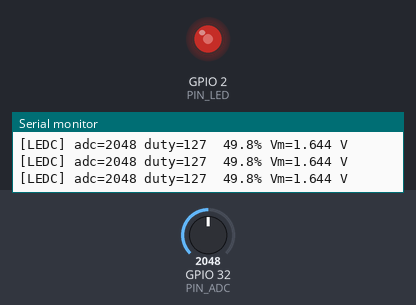
Bench run of a program on a simulated ESP32. On the bench: output pins drawn as LEDs (lit = HIGH), the last lines printed to the serial monitor. The test bench sets the inputs (shaded band); at power-on: GPIO 32 (PIN_ADC) = 2048.

Above: at 1.3 s.
1.4 s: GPIO 32 (PIN_ADC) set to 1642
At 1.7 s:
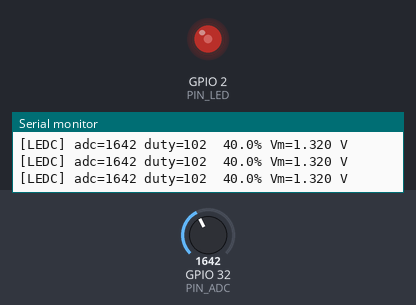
2.9 s: GPIO 32 (PIN_ADC) set to 1544
At 4.2 s:
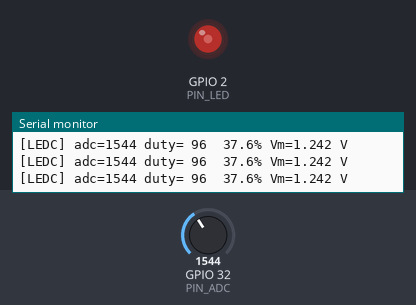
4.8 s: GPIO 32 (PIN_ADC) set to 1073
At 6.0 s:
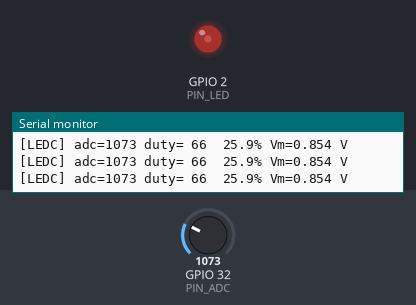
6.3 s: GPIO 32 (PIN_ADC) set to 960
At 7.3 s:
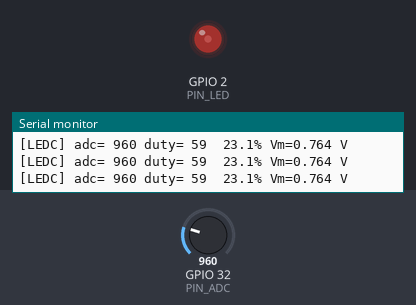
7.8 s: GPIO 32 (PIN_ADC) set to 437
At 8.7 s:
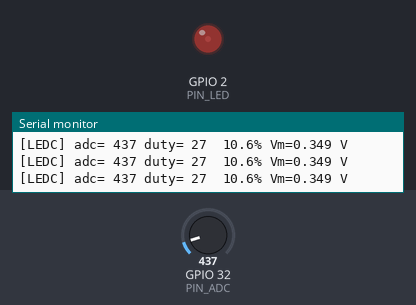
9.3 s: GPIO 32 (PIN_ADC) set to 379
At 10.1 s:
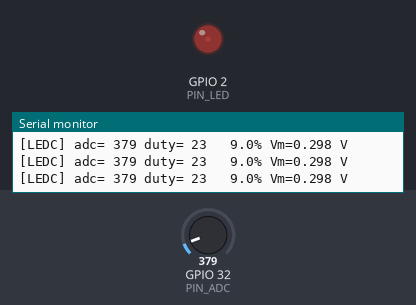
Timing chart, 0 to 12.2 s (numbered marks = the images above; inputs shaded):
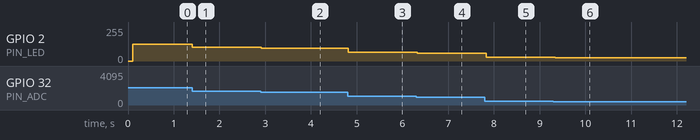

The program:

main.cpp
```cpp
#include <Arduino.h>
#include <esp_arduino_version.h>

const uint8_t PIN_ADC = 32;       // GPIO32 para la lectura analógica
const uint8_t PIN_LED = 2;        // GPIO2 para el LED
const uint32_t LEDC_FREQ = 5000;  // Frecuencia de 5000 Hz
const uint8_t LEDC_RES = 8;       // Resolución de 8 bits (0 - 255)
const uint8_t LEDC_CHANNEL = 0;   // Canal LEDC (para versiones del Core < 3.0)

void setup() {
    Serial.begin(115200);
    delay(100);

    // Compatibilidad automática entre Core v2.x (PlatformIO) y v3.x (Wokwi Web)
    #if defined(ESP_ARDUINO_VERSION_MAJOR) && (ESP_ARDUINO_VERSION_MAJOR >= 3)
        ledcAttach(PIN_LED, LEDC_FREQ, LEDC_RES);
    #else
        ledcSetup(LEDC_CHANNEL, LEDC_FREQ, LEDC_RES);
        ledcAttachPin(PIN_LED, LEDC_CHANNEL);
    #endif
}

void loop() {
    // 1. Leer ADC (12 bits: 0 - 4095)
    uint16_t adc_val = analogRead(PIN_ADC);

    // 2. Reescalar lectura a 8 bits (0 - 255)
    uint8_t duty_val = map(adc_val, 0, 4095, 0, 255);

    // 3. Aplicar ciclo de trabajo
    #if defined(ESP_ARDUINO_VERSION_MAJOR) && (ESP_ARDUINO_VERSION_MAJOR >= 3)
        ledcWrite(PIN_LED, duty_val);
    #else
        ledcWrite(LEDC_CHANNEL, duty_val);
    #endif

    // 4. Cálculos para el reporte
    float porcentaje = (duty_val / 255.0f) * 100.0f;
    float v_medio = (duty_val / 255.0f) * 3.3f;

    // 5. Formato exacto: «[LEDC] adc=NNNN duty=NNN  PP.P% Vm=N.NNN V»
    char buffer[100];
    snprintf(buffer, sizeof(buffer), "[LEDC] adc=%4d duty=%3d  %4.1f%% Vm=%.3f V",
             adc_val, duty_val, porcentaje, v_medio);

    Serial.println(buffer);

    delay(100);
}
```

Measured:
- after the input at 1.4 s, GPIO 2 (PIN_LED): 127/255 → 102/255 at once
- after the input at 2.9 s, GPIO 2 (PIN_LED): 102/255 → 96/255 at once
- after the input at 4.8 s, GPIO 2 (PIN_LED): 96/255 → 66/255 at once
- after the input at 6.3 s, GPIO 2 (PIN_LED): 66/255 → 59/255 at once
- after the input at 7.8 s, GPIO 2 (PIN_LED): 59/255 → 27/255 at once
- after the input at 9.3 s, GPIO 2 (PIN_LED): 27/255 → 23/255 at once
